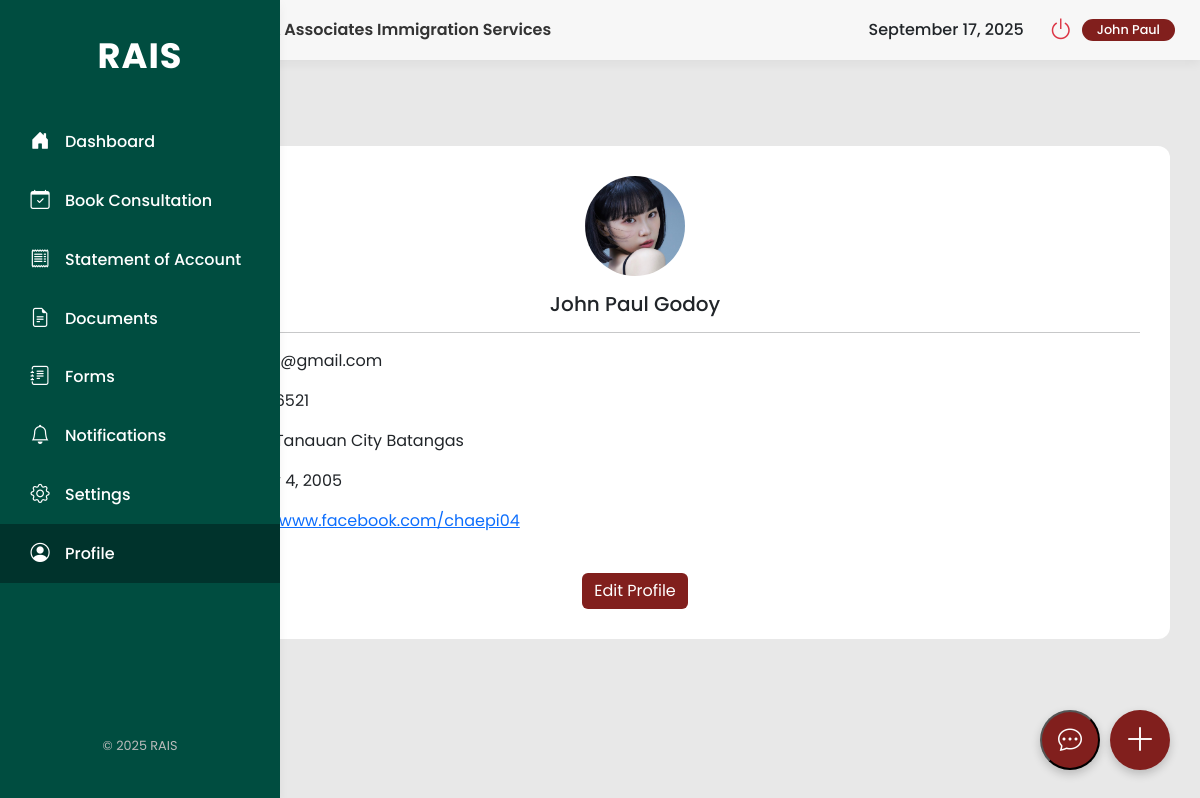
Before: /user/profile.php (signed in) with the older database file.
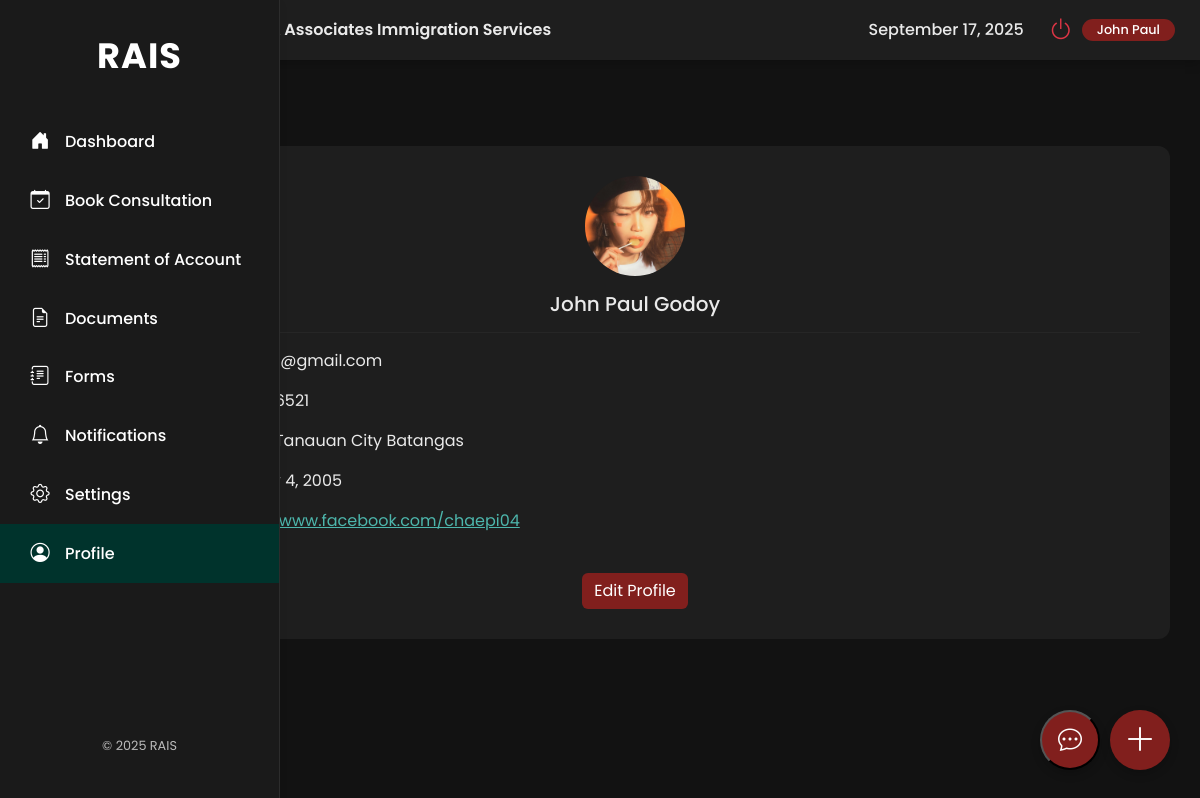
After: the same page with the newer database file.
### tables this page shows
CREATE TABLE `users` (
  `id` int(11) NOT NULL,
  `firstName` varchar(50) NOT NULL,
  `lastName` varchar(50) NOT NULL,
  `address` varchar(255) NOT NULL,
  `phone` varchar(20) NOT NULL,
  `email` varchar(100) NOT NULL,
  `password` varchar(255) NOT NULL,
  `profileImage` varchar(255) DEFAULT NULL,
  `location` varchar(255) DEFAULT NULL,
  `birthday` date DEFAULT NULL,
  `facebook` varchar(255) DEFAULT NULL,
  `instagram` varchar(255) DEFAULT NULL,
  `gmail` varchar(255) DEFAULT NULL,
  `email_notifications` tinyint(1) NOT NULL DEFAULT 1,
  `dark_mode` tinyint(1) NOT NULL DEFAULT 0,
  `documents_uploaded` tinyint(1) NOT NULL DEFAULT 0,
  `profile_picture_uploaded` tinyint(1) NOT NULL DEFAULT 0,
  `birthday_added` tinyint(1) NOT NULL DEFAULT 0,
  `social_links_added` tinyint(1) NOT NULL DEFAULT 0,
  `has_seen_tour` tinyint(1) NOT NULL DEFAULT 0,
  `role` varchar(50) NOT NULL DEFAULT 'client',
  `status` varchar(50) NOT NULL DEFAULT 'Inactive',
  `last_login` datetime DEFAULT NULL,
  `last_activity` datetime DEFAULT NULL,
  `reset_token_hash` varchar(64) DEFAULT NULL,
  `reset_token_expires_at` datetime DEFAULT NULL
);

### user/profile.php (the view, shortened to what this page needs)
<?php
include_once '../config.php';
$userId = $_SESSION['id'];
$stmt = $conn->prepare("SELECT firstName, lastName, email, phone, address, birthday, profileImage, facebook, instagram, gmail, dark_mode FROM users WHERE id = ?");
$stmt->bind_param("i", $userId);
$stmt->execute();
$result = $stmt->get_result();
$userProfile = $result->fetch_assoc();
$darkModeEnabled = (bool)$userProfile['dark_mode'];
?>
<!doctype html>
<html lang="en">
<head>
    <link href="https://cdn.jsdelivr.net/npm/bootstrap@5.3.3/dist/css/bootstrap.min.css" rel="stylesheet">
    <link rel="stylesheet" href="https://cdn.jsdelivr.net/npm/bootstrap-icons@1.11.3/font/bootstrap-icons.min.css">
</head>
<body class="<?php echo $darkModeEnabled ? 'dark-mode' : ''; ?>">
    <div class="main-wrapper">
        <aside class="sidebar d-flex flex-column">
            <div class="logo">RAIS</div>
              <nav class="nav flex-column">
                  <a class="nav-link" href="dashboard.php"><i class="bi bi-house-door-fill"></i><span>Dashboard</span></a>
                  <a class="nav-link" href="book-consultation.php"><i class="bi bi-calendar-check"></i><span>Book Consultation</span></a>
                  <a class="nav-link" href="statement-of-account.php"><i class="bi bi-receipt"></i><span>Statement of Account</span></a>
                  <a class="nav-link" href="documents.php"><i class="bi bi-file-earmark-text"></i><span>Documents</span></a>
                  <a class="nav-link" href="forms.php"><i class="bi bi-journal-text"></i><span>Forms</span></a>
                  <a class="nav-link" href="notifications.php"><i class="bi bi-bell"></i><span>Notifications</span></a>
                  <a class="nav-link" href="settings.php"><i class="bi bi-gear"></i><span>Settings</span></a>
                  <a class="nav-link active" href="profile.php"><i class="bi bi-person-circle"></i><span>Profile</span></a>
              </nav>
            <div class="mt-auto footer-text">
                &copy; <?php echo date("Y"); ?> RAIS
            </div>
        </aside>
        <div class="content-area">
            <header class="header">
                <div class="header-brand d-flex align-items-center">
                    <span class="header-title">Roman & Associates Immigration Services</span>
                </div>
                <div class="user-status d-flex align-items-center gap-2">
                    <div id="headerDate" class="me-3" style="font-weight: 500;"></div>
                    <a href="#" class="btn btn-link power-btn" data-bs-toggle="modal" data-bs-target="#logoutModal"><i class="bi bi-power"></i></a>
                    <span class="badge"><?php echo htmlspecialchars($userProfile['firstName']); ?></span>
                </div>
            </header>
            <main class="main-content">
                <h1>Profile</h1>
                <div class="content-card">
                    <div id="profile-view" class="profile-view text-center">
                        <div id="profileViewImageContainer">
                            <?php if (!empty($userProfile['profileImage'])): ?>
                                <img src="../<?php echo htmlspecialchars($userProfile['profileImage']); ?>?v=<?php echo time(); ?>" alt="Profile Image" class="profile-image">
                            <?php else: ?>
                                <i class="bi bi-person-circle profile-icon"></i>
                            <?php endif; ?>
                        </div>
                        <h5 class="mt-3"><?php echo htmlspecialchars($userProfile['firstName'] . ' ' . $userProfile['lastName']); ?></h5>
                        <hr>
                        <div class="text-start">
                            <p><strong>Email:</strong> <?php echo htmlspecialchars($userProfile['email']); ?></p>
                            <p><strong>Contact:</strong> <?php echo htmlspecialchars($userProfile['phone']); ?></p>
                            <p><strong>Location:</strong> <?php echo htmlspecialchars($userProfile['address']); ?></p>
                            <p><strong>Birthday:</strong> <?php echo !empty($userProfile['birthday']) ? htmlspecialchars(date("F j, Y", strtotime($userProfile['birthday']))) : 'Not set'; ?></p>
                            <?php if (!empty($userProfile['facebook'])): ?>
                                <p><strong>Facebook:</strong> <a href="<?php echo htmlspecialchars($userProfile['facebook']); ?>" target="_blank"><?php echo htmlspecialchars($userProfile['facebook']); ?></a></p>
                            <?php endif; ?>
                        </div>
                        <button id="editProfileBtn" class="btn btn-primary mt-4" style="background-color: var(--rais-button-maroon); border: none;">Edit Profile</button>
                    </div>
                </div>
            </main>
        </div>
    </div>
    <a href="book-flight.php" class="floating-btn text-decoration-none">
        <i class="bi bi-plus-lg"></i>
    </a>
    <button class="chat-toggle-btn" onclick="toggleChat()">
        <i class="bi bi-chat-dots"></i>
    </button>
</body>
</html>

### user/profile.php (style rules this page uses)
:root { --rais-primary-green: #004d40; --rais-dark-green: #00332c; --rais-text-dark: #333333; --rais-text-light: #525252; --rais-card-bg: #FFFFFF; --rais-light-gray: #E8E8E8; --rais-bg-light: #F7F7F7; --rais-shadow: 0 4px 10px rgba(0, 0, 0, 0.05); --rais-button-maroon: #811F1D; }
body { font-family: 'Poppins', sans-serif; background-color: var(--rais-light-gray); overflow: hidden; }
.main-wrapper { display: flex; height: 100vh; }
.sidebar { background-color: var(--rais-primary-green); width: 70px; flex-shrink: 0; color: white; padding: 30px 0; box-shadow: var(--rais-shadow); transition: width 0.3s ease-in-out; overflow: hidden; position: fixed; top: 0; height: 100vh; display: flex; flex-direction: column; z-index: 1031; }
.sidebar .logo { font-size: 2.2rem; font-weight: 700; margin-bottom: 30px; text-align: center; letter-spacing: 1px; white-space: nowrap; opacity: 0; transition: opacity 0.3s ease-in-out; }
.sidebar .nav { flex-grow: 1; }
.sidebar .nav-link { color: white; font-weight: 500; padding: 15px 30px; display: flex; align-items: center; gap: 15px; white-space: nowrap; transition: background-color 0.3s ease; }
.sidebar .nav-link.active, .sidebar .nav-link:hover { background-color: var(--rais-dark-green); }
.sidebar .nav-link i { font-size: 1.2rem; min-width: 20px; text-align: center; transition: transform 0.2s ease-in-out; }
.sidebar .nav-link span { opacity: 0; transition: opacity 0.1s ease-in-out 0.2s; }
.sidebar .footer-text { font-size: 0.8rem; color: #bbb; text-align: center; padding: 15px 0; opacity: 0; transition: opacity 0.3s ease-in-out; margin-top: auto; }
.content-area { flex-grow: 1; height: 100vh; overflow-y: auto; margin-left: 70px; }
.header { background-color: var(--rais-bg-light); height: 60px; display: flex; justify-content: space-between; align-items: center; padding: 0 25px; position: sticky; top: 0; z-index: 1020; box-shadow: var(--rais-shadow); }
.header-brand { gap: 10px; }
.header-title { font-size: 1rem; font-weight: 600; color: var(--rais-text-dark); white-space: nowrap; }
.user-status { display: flex; align-items: center; gap: 10px; }
.user-status .badge { background-color: var(--rais-button-maroon); font-size: 0.8rem; font-weight: 500; padding: 5px 15px; border-radius: 20px; }
.user-status .btn { color: var(--rais-text-light); font-size: 1.5rem; padding: 0; }
.power-btn i { color: #dc3545; transition: color 0.2s ease-in-out, transform 0.2s ease-in-out; }
.main-content { padding: 30px; }
.content-card { background-color: var(--rais-card-bg); border-radius: 12px; padding: 30px; }
.profile-image, .profile-image-preview { width: 100px; height: 100px; object-fit: cover; border-radius: 50%; }
.floating-btn { position: fixed; bottom: 30px; right: 30px; background-color: var(--rais-button-maroon); color: white; border-radius: 50%; width: 60px; height: 60px; display: flex; align-items: center; justify-content: center; font-size: 2rem; box-shadow: 0 4px 10px rgba(0, 0, 0, 0.2); text-decoration: none; transition: background-color 0.2s; z-index: 100; }
.chat-toggle-btn { position: fixed; bottom: 30px; right: 100px; background-color: var(--rais-button-maroon); color: white; border-radius: 50%; width: 60px; height: 60px; display: flex; align-items: center; justify-content: center; font-size: 1.5rem; box-shadow: 0 4px 10px rgba(0, 0, 0, 0.2); cursor: pointer; z-index: 100; }
body.dark-mode { background-color: #121212; color: #EAEAEA; }
.dark-mode .sidebar { background-color: #1a1a1a; border-right: 1px solid #2c2c2c; }
.dark-mode .header, .dark-mode .content-card, .dark-mode .modal-content, .dark-mode .chat-container, .dark-mode #full-screen-chat, .dark-mode .chat-footer-fullscreen { background-color: #1e1e1e; color: #EAEAEA; border-color: #2c2c2c; }
.dark-mode .header { box-shadow: 0 4px 10px rgba(0, 0, 0, 0.2); }
.dark-mode .header-title, .dark-mode h1, .dark-mode h5, .dark-mode .user-status .me-3, .dark-mode p, .dark-mode .chat-title-fullscreen { color: #EAEAEA !important; }
.dark-mode a { color: #4db6ac; }
.dark-mode hr { border-top-color: #3c3c3c; }
.dark-mode .sidebar .nav-link { color: white; }
.dark-mode .floating-btn { color: white; }

Changed rows visible on the page:
changed users "John Paul Godoy": dark_mode 0 → 1 (drawn); profileImage: a different picture
